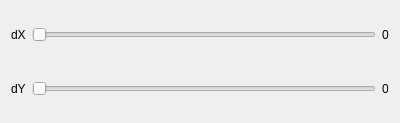
<?xml version="1.0" encoding="UTF-8"?>
<ui version="4.0">
 <class>TranslateUI</class>
 <widget class="QWidget" name="TranslateUI">
  <property name="geometry">
   <rect>
    <x>0</x>
    <y>0</y>
    <width>400</width>
    <height>123</height>
   </rect>
  </property>
  <property name="windowTitle">
   <string>Form</string>
  </property>
  <layout class="QVBoxLayout" name="verticalLayout">
   <item>
    <layout class="QHBoxLayout" name="horizontalLayout">
     <item>
      <widget class="QLabel" name="label_3">
       <property name="text">
        <string>dX</string>
       </property>
      </widget>
     </item>
     <item>
      <widget class="QSlider" name="xCenterSlider">
       <property name="orientation">
        <enum>Qt::Horizontal</enum>
       </property>
      </widget>
     </item>
     <item>
      <widget class="QLabel" name="xCenter">
       <property name="text">
        <string>0</string>
       </property>
      </widget>
     </item>
    </layout>
   </item>
   <item>
    <layout class="QHBoxLayout" name="horizontalLayout_2">
     <item>
      <widget class="QLabel" name="label_4">
       <property name="text">
        <string>dY</string>
       </property>
      </widget>
     </item>
     <item>
      <widget class="QSlider" name="yCenterSlider">
       <property name="orientation">
        <enum>Qt::Horizontal</enum>
       </property>
      </widget>
     </item>
     <item>
      <widget class="QLabel" name="yCenter">
       <property name="text">
        <string>0</string>
       </property>
      </widget>
     </item>
    </layout>
   </item>
  </layout>
 </widget>
 <resources/>
 <connections/>
</ui>
